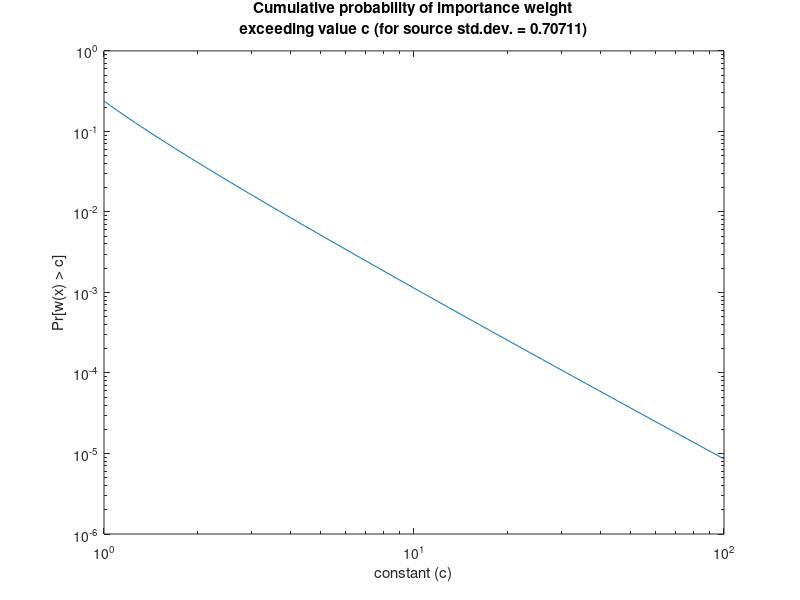

Here is the MATLAB script that generated this plot:
%% Weight distribution computations

close all;
clearvars;

%% Inverse weight function

% Source std dev
gamma = sqrt(2)./2;

% Span of random varirable
x = linspace(-3,3,100);

% Span of weights
y = logspace(0,2,100);

% Weight function
w = gamma.*exp(-(gamma.^2-1)./(2*gamma.^2)*x.^2);

% Inverse weight function
iw = sqrt((2*gamma^2)/(gamma^2-1)*log(gamma./y));

% Derivative of inverse weight function
diw = 1./(2*iw).*(-2*gamma.^2)./((gamma^2-1)*y);

%% Probability of weight exceeding some value
%
% Pr[w(x) > y] = 1 - Pr[w(x) <= y] 
%              = 1 - (Pr[w^-1(y) <= x] - Pr[-w^-1(y) <= x])
%              = 1 - (Phi[w^-1(y)] - Phi[-w^-1(y)])

% Cumulative normal
Pr = 1 - (normcdf(iw, 0, gamma) - normcdf(-iw, 0, gamma));

%% Plot results

% Log-plot
loglog(y,Pr)

% Axes options
title(['Cumulative probability of importance weight' newline 'exceeding value c (for source std.dev. = ', num2str(gamma), ')']);
xlabel('constant (c)');
ylabel('Pr[w(x) > c]');

% Save figure
set(gcf, 'Color', 'w');
saveas(gcf, 'prob_wc_v01.png');


